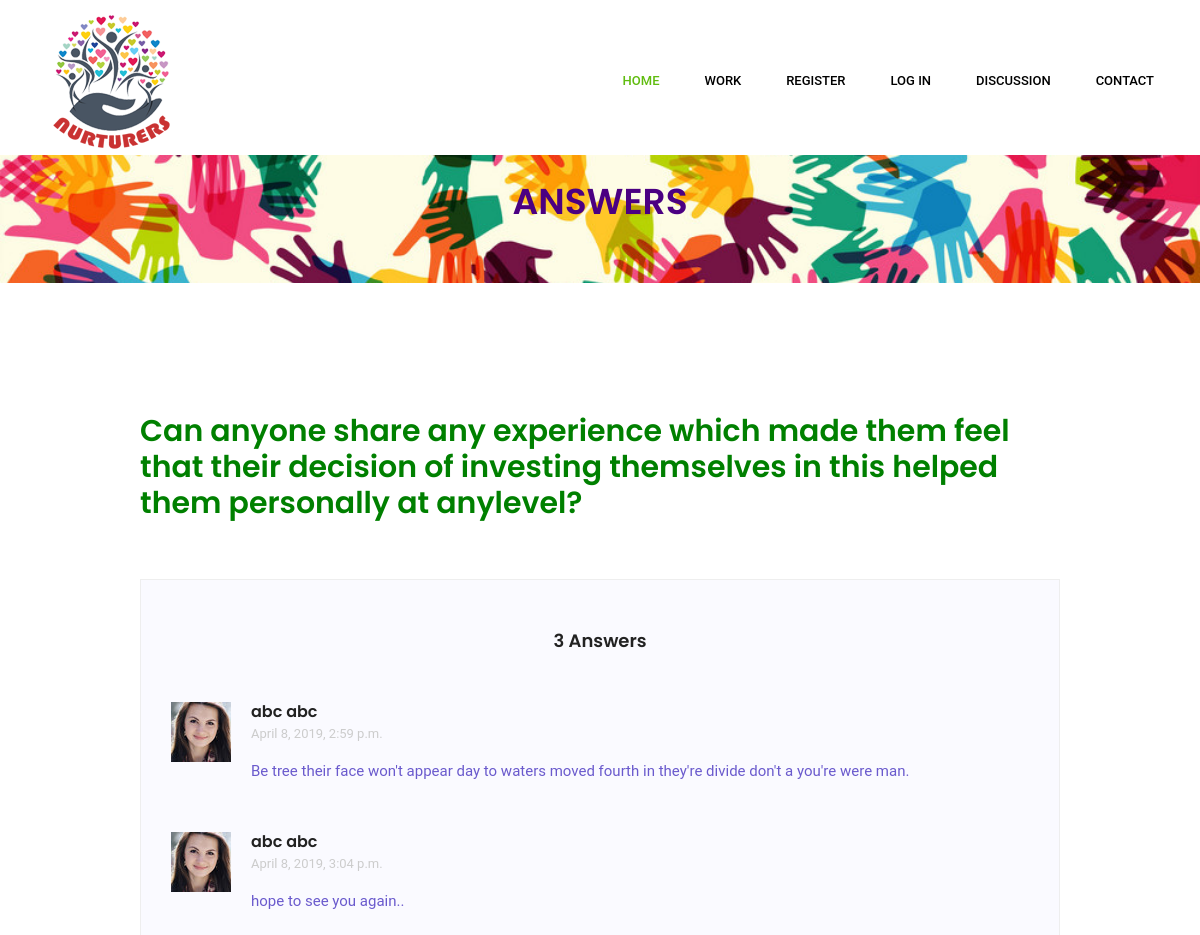
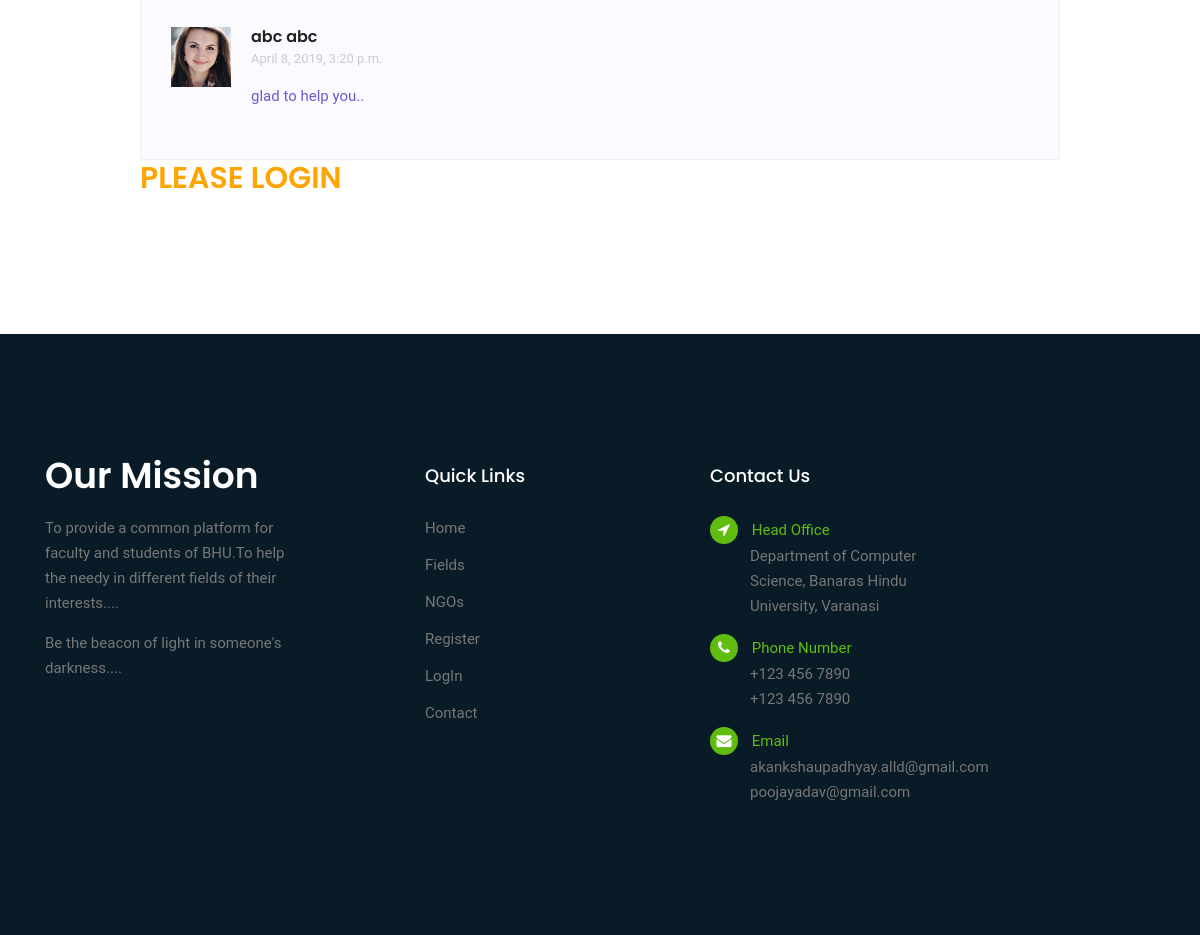
Screenshot of /question/answers/9/ with the database file from the repository (2 pictures, top to bottom).
### app1/models.py (models this page shows, shortened)
class Questions(models.Model):
	questionIs = models.TextField(null = True, blank = True)
	askedBy = models.ForeignKey(MyUser, on_delete = models.CASCADE, null = True, blank = True)
	askedDateTime = models.DateTimeField(auto_now_add = True)
	total_view = models.IntegerField(default = 0)
	total_answer = models.IntegerField(default = 0)

class Answer(models.Model):
	questionId = models.ForeignKey(Questions,on_delete = models.CASCADE, null = True, blank = True)
	answerIs = models.TextField(null = True, blank = True)
	answeredBy = models.ForeignKey(MyUser, on_delete = models.CASCADE, null = True, blank = True)
	answereddDateTime = models.DateTimeField(auto_now_add = True)

class MyUser(models.Model):
	user = models.OneToOneField(User,on_delete = models.CASCADE, null = True, blank = True)
	mobileNumber = models.CharField(max_length = 12, null = True, blank = True)
	address = models.TextField(null = True, blank = True)
	gender = models.ForeignKey(GenderMaster, on_delete = models.CASCADE, null = True, blank = True)
	interest = models.ForeignKey(Interest, on_delete = models.CASCADE, null = True, blank = True)
	age = models.IntegerField(null = True, blank = True)

### app1/views.py (the view)
# urls.py: path('answers/',views.answers),
def answers(request,ids):
	myquestionIs = Questions.objects.get(id = ids)
	myquestionIs.total_view += 1
	myquestionIs.save()
	answersAre = Answer.objects.filter(questionId = myquestionIs)
	noOfanswer = answersAre.count()
	return render(request,'answers.html',{'myquestionIs':myquestionIs,'answersAre':answersAre,'noOfanswer':noOfanswer})

### templates/answers.html (shortened to what this page needs)
<!doctype html>
<html lang="en">
    <head>
        <link rel="stylesheet" href="/static/css/bootstrap.css">
        <link rel="stylesheet" href="/static/vendors/linericon/style.css">
        <link rel="stylesheet" href="/static/css/font-awesome.min.css">
        <link rel="stylesheet" href="/static/vendors/lightbox/simpleLightbox.css">
        <link rel="stylesheet" href="/static/vendors/nice-select/css/nice-select.css">
        <link rel="stylesheet" href="/static/css/style.css">
        <link rel="stylesheet" href="/static/css/responsive.css">
    </head>
<body>
 <header class="header_area">
        <div class="main_menu">
            <div class="container">
                <nav class="navbar navbar-expand-lg navbar-light">
                    <div class="container">
                        <a class="navbar-brand logo_h" href="#"><img src="/static/img/logo.ico" alt=""></a>
                        <div class="collapse navbar-collapse offset" id="navbarSupportedContent">
                            <ul class="nav navbar-nav menu_nav ml-auto">
                                <li class="nav-item active "><a class="nav-link" href="/home">Home</a></li>
                                <li class="nav-item submenu dropdown ">
                                    <a href="" class="nav-link dropdown-toggle" data-toggle="dropdown" role="button" aria-haspopup="true" aria-expanded="false"style="color:black">WORK</a>
                                </li>
                                {% if user.is_authenticated %}
                                <li class="nav-item"><a class="nav-link" href="/profile/"style="color:black">Profile</a>
                                <li class="nav-item"><a class="nav-link" href="/logout/"style="color:black">LogOut</a>
                                {% else %}
                                <li class="nav-item"><a class="nav-link" href="/register"style="color:black">Register</a>
                                <li class="nav-item"><a class="nav-link" href="/login" data-toggle="modal" data-target="#myModal"style="color:black">Log in</a>
                                {% endif %}
                                {% if user.is_authenticated %}
                                <li class="nav-item"><a class="nav-link" href="/addQuestion" style="color: black">Discussion</a>
                                {% else %}
                                <li class="nav-item"><a class="nav-link" href="/allQuestions"style="color:black">Discussion</a>
                                {% endif %}
                                <li class="nav-item"><a class="nav-link" href="/contact"style="color:black">Contact</a></li>
                            </ul>
                        </div>
                    </div>
                </nav>
            </div>
        </div>
    </header>
    <br><br><br>
<div class="bg">
    <div class="text-center" >
       <br>
        <h1 style="color:indigo;">ANSWERS</h1>
    </div>
</div>
        <section class="blog_area single-post-area section_gap">
            <div class="container">
                <div class="row">
                    <div class="col-lg-10 offset-lg-1 posts-list">
                        <div class="single-post row">
                            <div class="col-lg-12">
                                <div class="feature-img">
                                    <h2 style="color: green">{{myquestionIs.questionIs}}</h2>
                                </div>
                             </div>
                        </div>
                        {% if answersAre %}
                        <div style="margin: auto;"class="row">
                            <div class="comments-area col-lg-12">
                                <h4>{{noOfanswer}} Answers</h4>
                                {% for a in answersAre %}
                                <div class="comment-list">
                                    <div class="single-comment justify-content-between d-flex">
                                        <div class="user justify-content-between d-flex">
                                            <div class="thumb">
                                                <img src="img/blog/c1.jpg" alt="">
                                            </div>
                                            <div class="desc">
                                                <h5><a href="#">{{a.answeredBy.user.first_name}} {{a.answeredBy.user.last_name}}</a></h5>
                                                <p class="date">{{a.answereddDateTime}}</p>
                                                <p style="color:SlateBlue"class="comment">
                                                    {{a.answerIs}}
                                                </p>
                                            </div>
                                        </div>
                                    </div>
                                </div>
                                {% endfor %}
                            </div>
                        </div>
                        {% endif %}
            {% if user.is_authenticated %}
                        <div class="comment-form">
                            <h4>Leave a Reply</h4>
                            <form method="post" action="/reply/">
                {% csrf_token %}
                                <div class="form-group">
                                    <textarea class="form-control mb-10" rows="5" name="answeris" placeholder="Your Answer" onfocus="this.placeholder = ''" onblur="this.placeholder = 'Your Answer'" required=""></textarea>
                                </div>
                                <input type="hidden" name="qid" value="{{myquestionIs.id}}">
                                <button style="float: right;" type="submit" class="primary-btn primary_btn">Post</button>
                            </form>
                            <br>
            {% else %}
            <h2><a style="color: orange"href="/login">PLEASE LOGIN</a></h2>
                    {% endif %}
                        </div>
                    </div>
                </div>
        </section>
   <footer>
        <div class="footer-area">
            <div class="container">
                <div class="row section_gap">
                    <div class="col-lg-3 col-md-6 col-sm-6">
                        <div class="single-footer-widget tp_widgets">
                            <h4 class="footer_title large_title">Our Mission</h4>
                            <p>
                                To provide a common platform for faculty and students of BHU.To help the needy in different fields of their interests....
                            </p>
                            <p>
                                Be the beacon of light in someone's darkness....
                            </p>
                        </div>
                    </div>
                    <div class="offset-lg-1 col-lg-2 col-md-6 col-sm-6">
                        <div class="single-footer-widget tp_widgets">
                            <h4 class="footer_title">Quick Links</h4>
                            <ul class="list">
                                <li><a href="/home">Home</a></li>
                                <li><a href="/fields">Fields</a></li>
                                <li><a href="/ngodetail">NGOs</a></li>
                                {% if user.is_authenticated %}
                                <li><a href="/events">Events</a></li>
                                <li><a href="/logout/">LogOut</a></li>
                                {% else %}
                                <li><a href="/register">Register</a></li>
                                <li><a href="/login/">LogIn</a></li>
                                {% endif %}
                                <li><a href="/contact">Contact</a></li>
                            </ul>
                        </div>
                    </div>
                    <div class="offset-lg-1 col-lg-3 col-md-6 col-sm-6">
                        <div class="single-footer-widget tp_widgets">
                            <h4 class="footer_title">Contact Us</h4>
                            <div class="ml-40">
                                <p class="sm-head">
                                    <span class="fa fa-location-arrow"></span>
                                    Head Office
                                </p>
                                <p>Department of Computer Science, Banaras Hindu University, Varanasi</p>
                                <p class="sm-head">
                                    <span class="fa fa-phone"></span>
                                    Phone Number
                                </p>
                                <p>
                                    +123 456 7890 <br>
                                    +123 456 7890
                                </p>
                                <p class="sm-head">
                                    <span class="fa fa-envelope"></span>
                                    Email
                                </p>
                                <p>
                                    akankshaupadhyay.alld@gmail.com <br>
                                    poojayadav@gmail.com
                                </p>
                            </div>
                        </div>
                    </div>
                </div>
            </div>
        </div>
    </footer>
    </body>
</html>

### static/css/style.css (style rules this page uses)
body { line-height: 25px; font-size: 15px; font-family: "Roboto", sans-serif; font-weight: normal; color: #777777; }
h1, h2, h3, h4, h5, h6 { font-family: "Poppins", sans-serif; font-weight: 600; color: #222222; }
.list { list-style: none; margin: 0px; padding: 0px; }
a { text-decoration: none; transition: all 0.3s ease-in-out; }
.ml-40 { margin-left: 40px; }
.section_gap { padding: 130px 0px; }
.header_area { position: absolute; width: 100%; top: 0; left: 0; z-index: 99999; transition: background 0.4s, all 0.3s linear; }
.header_area .container { padding: 0px 8px; }
.header_area .navbar { background: transparent; padding: 0px; border: 0px; border-radius: 0px; }
.header_area .navbar .nav .nav-item { margin-right: 45px; }
.header_area .navbar .nav .nav-item .nav-link { font-size: 13px; font-weight: 500; line-height: 80px; text-transform: uppercase; color: #ffffff; padding: 0px; display: inline-block; }
.header_area .navbar .nav .nav-item .nav-link:after { display: none; }
.header_area .navbar .nav .nav-item:hover .nav-link, .header_area .navbar .nav .nav-item.active .nav-link { color: #60bc0f; }
.header_area .navbar .nav .nav-item.submenu { position: relative; }
.header_area .navbar .nav .nav-item:last-child { margin-right: 0px; }
.comments-area { background: #fafaff; border: 1px solid #eee; padding: 50px 30px; margin-top: 50px; }
.comments-area h4 { text-align: center; margin-bottom: 50px; color: #222222; font-size: 18px; }
.comments-area h5 { font-size: 16px; margin-bottom: 0px; }
.comments-area a { color: #222222; }
.comments-area .comment-list { padding-bottom: 48px; }
.comments-area .comment-list:last-child { padding-bottom: 0px; }
.comments-area .thumb { margin-right: 20px; }
.comments-area .date { font-size: 13px; color: #cccccc; margin-bottom: 13px; }
.comments-area .comment { color: #777777; margin-bottom: 0px; }
h1 { font-size: 36px; }
h2 { font-size: 30px; }
h4 { font-size: 18px; }
h5 { font-size: 16px; }
.footer-area { background: #091b27; }
.single-footer-widget p { margin-bottom: 15px; }
.single-footer-widget p:last-child { margin-bottom: 0; }
.single-footer-widget .sm-head { color: #60bc0f; margin-bottom: 0px; }
.single-footer-widget .sm-head span { position: relative; margin-left: -40px; margin-right: 10px; display: inline-block; width: 28px; height: 28px; line-height: 28px; text-align: center; background: #60bc0f; color: #ffffff; border-radius: 20px; }
.tp_widgets .list li { margin-bottom: 12px; }
.tp_widgets .list li a { color: #777777; font-family: "Roboto", sans-serif; }
.tp_widgets .list li:last-child { margin-bottom: 0px; }
.footer_title { font-size: 18px; line-height: 24px; font-weight: 500; font-family: "Poppins", sans-serif; text-transform: capitalize; color: #fff; margin-bottom: 28px; }
.footer_title.large_title { font-size: 36px; font-weight: 600; }

### templates/answers.html (style rules this page uses)
body, html { height: 80%; margin-top:40px; }
.bg { background-image: url("/static/img/banner/Banner_all.jpg"); height: 20%; background-position: center; background-repeat: no-repeat; background-size: cover; }

### rows the page displays
Questions: questionIs "Can anyone share any experience which made them feel that their decision of investing themselves in this helped them personally at anylevel?"
Answer: answeredBy.user.first_name "abc", answeredBy.user.last_name "abc", answereddDateTime "April 8, 2019, 2:59 p.m.", answerIs "Be tree their face won't appear day to waters moved fourth in they're divide don't a you're were man."
Answer: answeredBy.user.first_name "abc", answeredBy.user.last_name "abc", answereddDateTime "April 8, 2019, 3:04 p.m.", answerIs "hope to see you again.."
Answer: answeredBy.user.first_name "abc", answeredBy.user.last_name "abc", answereddDateTime "April 8, 2019, 3:20 p.m.", answerIs "glad to help you.."

### other values shown
{{ noOfanswer }} "3"
